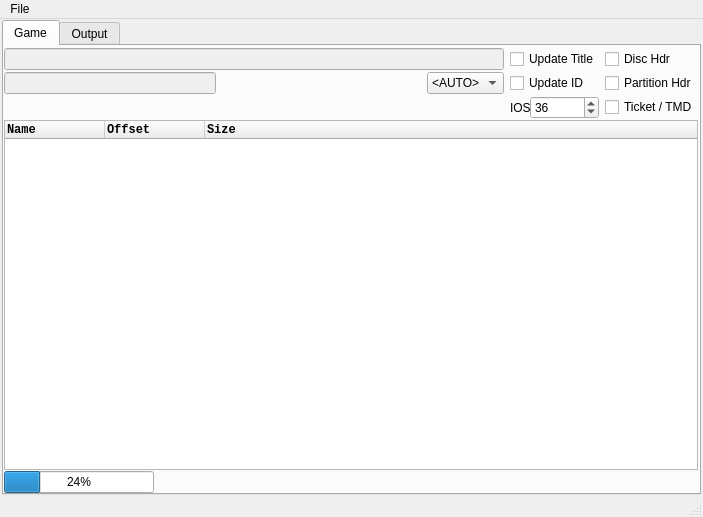
<?xml version="1.0" encoding="UTF-8"?>
<ui version="4.0">
 <class>GameWindow</class>
 <widget class="QMainWindow" name="GameWindow">
  <property name="geometry">
   <rect>
    <x>0</x>
    <y>0</y>
    <width>703</width>
    <height>517</height>
   </rect>
  </property>
  <property name="windowTitle">
   <string>Game Browser</string>
  </property>
  <widget class="QWidget" name="centralwidget">
   <layout class="QGridLayout" name="gridLayout">
    <property name="leftMargin">
     <number>2</number>
    </property>
    <property name="topMargin">
     <number>1</number>
    </property>
    <property name="rightMargin">
     <number>2</number>
    </property>
    <property name="bottomMargin">
     <number>0</number>
    </property>
    <property name="verticalSpacing">
     <number>0</number>
    </property>
    <item row="0" column="0">
     <widget class="QTabWidget" name="tabWidget">
      <property name="currentIndex">
       <number>0</number>
      </property>
      <widget class="QWidget" name="tab">
       <attribute name="title">
        <string>Game</string>
       </attribute>
       <layout class="QGridLayout" name="gridLayout_4">
        <property name="leftMargin">
         <number>0</number>
        </property>
        <property name="topMargin">
         <number>2</number>
        </property>
        <property name="rightMargin">
         <number>1</number>
        </property>
        <property name="bottomMargin">
         <number>0</number>
        </property>
        <property name="verticalSpacing">
         <number>1</number>
        </property>
        <item row="0" column="0">
         <layout class="QGridLayout" name="gridLayout_2">
          <property name="horizontalSpacing">
           <number>6</number>
          </property>
          <property name="verticalSpacing">
           <number>2</number>
          </property>
          <item row="0" column="0">
           <widget class="QLineEdit" name="lineEdit_name">
            <property name="enabled">
             <bool>false</bool>
            </property>
            <property name="minimumSize">
             <size>
              <width>346</width>
              <height>0</height>
             </size>
            </property>
            <property name="toolTip">
             <string>Game name, read from the disc header</string>
            </property>
           </widget>
          </item>
          <item row="0" column="1">
           <widget class="QCheckBox" name="checkBox_title">
            <property name="toolTip">
             <string>Enable editing the title of the game</string>
            </property>
            <property name="text">
             <string>Update Title</string>
            </property>
           </widget>
          </item>
          <item row="0" column="2">
           <widget class="QCheckBox" name="checkBox_discHdr">
            <property name="toolTip">
             <string>Apply changes to the disc header</string>
            </property>
            <property name="text">
             <string>Disc Hdr</string>
            </property>
           </widget>
          </item>
          <item row="1" column="1">
           <widget class="QCheckBox" name="checkBox_id">
            <property name="toolTip">
             <string>Enable editing the ID of the game</string>
            </property>
            <property name="text">
             <string>Update ID</string>
            </property>
           </widget>
          </item>
          <item row="1" column="2">
           <widget class="QCheckBox" name="checkBox_partHdr">
            <property name="toolTip">
             <string>Apply changes to the partition header</string>
            </property>
            <property name="text">
             <string>Partition Hdr</string>
            </property>
           </widget>
          </item>
          <item row="2" column="1">
           <layout class="QFormLayout" name="formLayout_ios">
            <property name="formAlignment">
             <set>Qt::AlignLeading|Qt::AlignLeft|Qt::AlignVCenter</set>
            </property>
            <item row="0" column="0">
             <widget class="QLabel" name="label_ios">
              <property name="toolTip">
               <string>IOS specified in the game's TMD</string>
              </property>
              <property name="text">
               <string>IOS</string>
              </property>
             </widget>
            </item>
            <item row="0" column="1">
             <widget class="QSpinBox" name="spinBox_ios">
              <property name="toolTip">
               <string>IOS specified in the game's TMD</string>
              </property>
              <property name="minimum">
               <number>3</number>
              </property>
              <property name="maximum">
               <number>255</number>
              </property>
              <property name="value">
               <number>36</number>
              </property>
             </widget>
            </item>
           </layout>
          </item>
          <item row="2" column="2">
           <widget class="QCheckBox" name="checkBox_tikTmd">
            <property name="toolTip">
             <string>Apply changes to the ticket &amp; TMD</string>
            </property>
            <property name="text">
             <string>Ticket / TMD</string>
            </property>
           </widget>
          </item>
          <item row="2" column="0">
           <layout class="QHBoxLayout" name="horizontalLayout_5">
            <property name="spacing">
             <number>6</number>
            </property>
            <item>
             <widget class="QLabel" name="label_trucha_icon">
              <property name="minimumSize">
               <size>
                <width>0</width>
                <height>0</height>
               </size>
              </property>
              <property name="maximumSize">
               <size>
                <width>16777215</width>
                <height>31</height>
               </size>
              </property>
              <property name="text">
               <string/>
              </property>
              <property name="scaledContents">
               <bool>false</bool>
              </property>
             </widget>
            </item>
            <item>
             <widget class="QLabel" name="label_sigtype">
              <property name="text">
               <string/>
              </property>
             </widget>
            </item>
            <item>
             <spacer name="horizontalSpacer_3">
              <property name="orientation">
               <enum>Qt::Horizontal</enum>
              </property>
              <property name="sizeHint" stdset="0">
               <size>
                <width>40</width>
                <height>0</height>
               </size>
              </property>
             </spacer>
            </item>
           </layout>
          </item>
          <item row="1" column="0">
           <layout class="QHBoxLayout" name="horizontalLayout_3">
            <item>
             <widget class="QLineEdit" name="lineEdit_id">
              <property name="enabled">
               <bool>false</bool>
              </property>
              <property name="toolTip">
               <string>Game ID, from the disc header</string>
              </property>
              <property name="maxLength">
               <number>6</number>
              </property>
              <property name="frame">
               <bool>true</bool>
              </property>
             </widget>
            </item>
            <item>
             <spacer name="horizontalSpacer_2">
              <property name="orientation">
               <enum>Qt::Horizontal</enum>
              </property>
              <property name="sizeHint" stdset="0">
               <size>
                <width>40</width>
                <height>20</height>
               </size>
              </property>
             </spacer>
            </item>
            <item>
             <widget class="QComboBox" name="comboBox_region">
              <property name="toolTip">
               <string>game region</string>
              </property>
              <item>
               <property name="text">
                <string>&lt;AUTO&gt;</string>
               </property>
              </item>
              <item>
               <property name="text">
                <string>JAP</string>
               </property>
              </item>
              <item>
               <property name="text">
                <string>USA</string>
               </property>
              </item>
              <item>
               <property name="text">
                <string>PAL</string>
               </property>
              </item>
              <item>
               <property name="text">
                <string>KOR</string>
               </property>
              </item>
             </widget>
            </item>
           </layout>
          </item>
         </layout>
        </item>
        <item row="1" column="0">
         <widget class="QTreeWidget" name="treeWidget">
          <property name="alternatingRowColors">
           <bool>true</bool>
          </property>
          <property name="selectionMode">
           <enum>QAbstractItemView::ExtendedSelection</enum>
          </property>
          <column>
           <property name="text">
            <string>Name</string>
           </property>
           <property name="font">
            <font>
             <family>Courier New</family>
             <pointsize>9</pointsize>
             <weight>75</weight>
             <bold>true</bold>
            </font>
           </property>
          </column>
          <column>
           <property name="text">
            <string>Offset</string>
           </property>
           <property name="font">
            <font>
             <family>Courier New</family>
             <pointsize>9</pointsize>
             <weight>75</weight>
             <bold>true</bold>
            </font>
           </property>
          </column>
          <column>
           <property name="text">
            <string>Size</string>
           </property>
           <property name="font">
            <font>
             <family>Courier New</family>
             <pointsize>9</pointsize>
             <weight>75</weight>
             <bold>true</bold>
            </font>
           </property>
          </column>
         </widget>
        </item>
        <item row="2" column="0">
         <widget class="QProgressBar" name="progressBar">
          <property name="maximumSize">
           <size>
            <width>150</width>
            <height>16777215</height>
           </size>
          </property>
          <property name="value">
           <number>24</number>
          </property>
         </widget>
        </item>
       </layout>
      </widget>
      <widget class="QWidget" name="tab_2">
       <attribute name="title">
        <string>Output</string>
       </attribute>
       <layout class="QGridLayout" name="gridLayout_3">
        <property name="leftMargin">
         <number>0</number>
        </property>
        <property name="topMargin">
         <number>2</number>
        </property>
        <property name="rightMargin">
         <number>0</number>
        </property>
        <property name="bottomMargin">
         <number>0</number>
        </property>
        <item row="0" column="0">
         <widget class="QTextEdit" name="textEdit"/>
        </item>
       </layout>
      </widget>
     </widget>
    </item>
   </layout>
  </widget>
  <widget class="QMenuBar" name="menubar">
   <property name="geometry">
    <rect>
     <x>0</x>
     <y>0</y>
     <width>703</width>
     <height>27</height>
    </rect>
   </property>
   <widget class="QMenu" name="menuFile">
    <property name="title">
     <string>File</string>
    </property>
    <addaction name="actionSave"/>
    <addaction name="actionSave_As"/>
   </widget>
   <addaction name="menuFile"/>
  </widget>
  <widget class="QStatusBar" name="statusbar"/>
  <action name="actionSave_As">
   <property name="text">
    <string>Save As...</string>
   </property>
   <property name="shortcut">
    <string>Ctrl+A</string>
   </property>
  </action>
  <action name="actionSave">
   <property name="text">
    <string>Save</string>
   </property>
   <property name="shortcut">
    <string>Ctrl+S</string>
   </property>
  </action>
 </widget>
 <resources/>
 <connections>
  <connection>
   <sender>checkBox_title</sender>
   <signal>clicked(bool)</signal>
   <receiver>lineEdit_name</receiver>
   <slot>setEnabled(bool)</slot>
   <hints>
    <hint type="sourcelabel">
     <x>430</x>
     <y>88</y>
    </hint>
    <hint type="destinationlabel">
     <x>193</x>
     <y>89</y>
    </hint>
   </hints>
  </connection>
  <connection>
   <sender>checkBox_id</sender>
   <signal>toggled(bool)</signal>
   <receiver>lineEdit_id</receiver>
   <slot>setEnabled(bool)</slot>
   <hints>
    <hint type="sourcelabel">
     <x>430</x>
     <y>116</y>
    </hint>
    <hint type="destinationlabel">
     <x>93</x>
     <y>122</y>
    </hint>
   </hints>
  </connection>
 </connections>
</ui>
